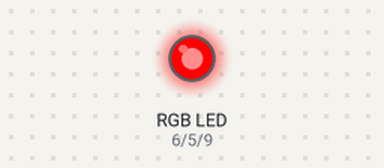
Recording of a sketch running on a simulated Arduino Uno, built with avr-gcc and run on an emulated ATmega328P. Parts: an RGB LED mixed from three pins (HIGH = lit).

Above: at 0.1 s.
At 4.05 s:
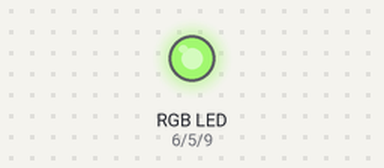
At 7.69 s:
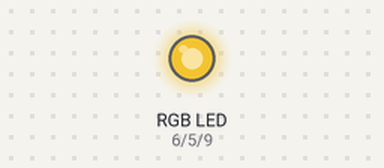
At 13.68 s:
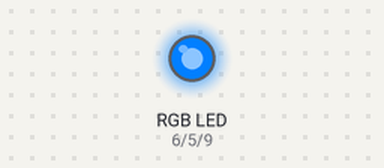
At 17.3 s:
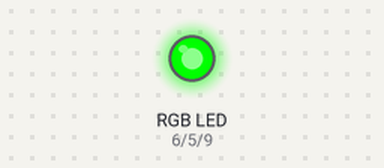
At 34.5 s:
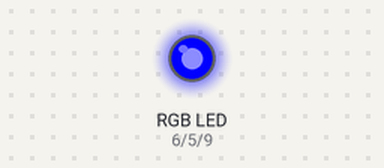
Timing chart, 0 to 40.0 s (numbered marks = the images above):
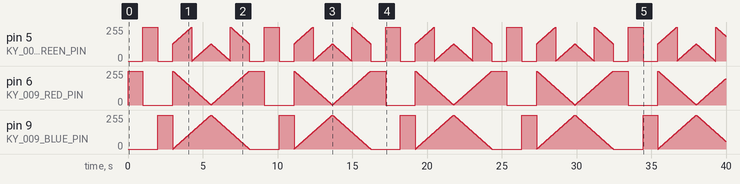

The sketch:

KY-009_SMD_RGB_LED.ino
```cpp
/*
 * inventr.io 37 in 1 Sensor Kit (https://inventr.io/product/37-in-1-sensor-kit/)
 * Sensor Course (https://inventr.io/course/sensor-training/)
 *
 * Lesson - [KY-009] SMD RGB LED
 *
 * The KY-009 is a module that consists of an RGB (Red, Green, Blue) LED, which
 * can emit various colors by mixing the intensities of the three individual colors.
 * The module can be easily connected to a microcontroller like an Arduino, and is
 * commonly used for adding colorful lighting effects to DIY electronics projects
 * such as mood lights, ambilight systems, and more.
 *
 * We use PWM pins for this device so that we can independently set the intensity
 * of each LED.  You must use resistors between the board and the Arduino to prevent
 * LED burnout.
 *
 * NOTE: KY-009 in at least one kit had the colors on different pins than labled.  The
 *       pins on two tested modules were BRG-, not BGR- as labled (red and green swapped).
 *
 * Code contributions:
 *    David Schmidt (davids@inventr.io)
 */

/* This project needs three PWM Digital pins.
 * On the Hero (Arduino Uno compatible) we *could* use: D0-D13, A0-A5.
 * Skip: A0-A5 (save for Analog),
 *       D0/D1 (used by USB),
 *       D2/D3 (save for interrupts),
 *       D13 (used by LED_BUILTIN and SPI Clock),
 *       D5, D6, D9, D10 and D11 (save for PWM)
 *       D11 (SPI MOSI)
 *       D12 (SPI MISO)
 * Recommended for fewest conflicts:
 *    D5, D6 and D9
 */

const int KY_009_RED_PIN = 6;    // select the pin for the red LED
const int KY_009_GREEN_PIN = 5;  // select the pin for the blue LED
const int KY_009_BLUE_PIN = 9;    // select the pin for the green LED

void setup() {
  pinMode(KY_009_RED_PIN,   OUTPUT);
  pinMode(KY_009_GREEN_PIN, OUTPUT);
  pinMode(KY_009_BLUE_PIN,  OUTPUT);
}

void loop() {
  analogWrite(KY_009_RED_PIN, 255); // show red LED for one second
  delay(1000);

  analogWrite(KY_009_RED_PIN, 0);   // turn off red LED
  analogWrite(KY_009_GREEN_PIN, 255); // turn on green LED for one second
  delay(1000);

  analogWrite(KY_009_GREEN_PIN, 0);   // turn off green LED
  analogWrite(KY_009_BLUE_PIN, 255); // turn on blue LED for one second
  delay(1000);
  analogWrite(KY_009_BLUE_PIN, 0);

  // Now slowly modify all colors, giving a fade from color to color
  for (int i = 255; i > 0; i--) {
    analogWrite(KY_009_RED_PIN, i);
    analogWrite(KY_009_BLUE_PIN, 255 - i);
    analogWrite(KY_009_GREEN_PIN, 128 - i);
    delay(10);
  }

  for (int i = 0; i < 255; i++) {
    analogWrite(KY_009_RED_PIN, i);
    analogWrite(KY_009_BLUE_PIN, 255 - i);
    analogWrite(KY_009_GREEN_PIN, 128 - i);
    delay(10);
  }
  analogWrite(KY_009_GREEN_PIN, 0);   // turn off green LED
  analogWrite(KY_009_BLUE_PIN, 0);
}
```
